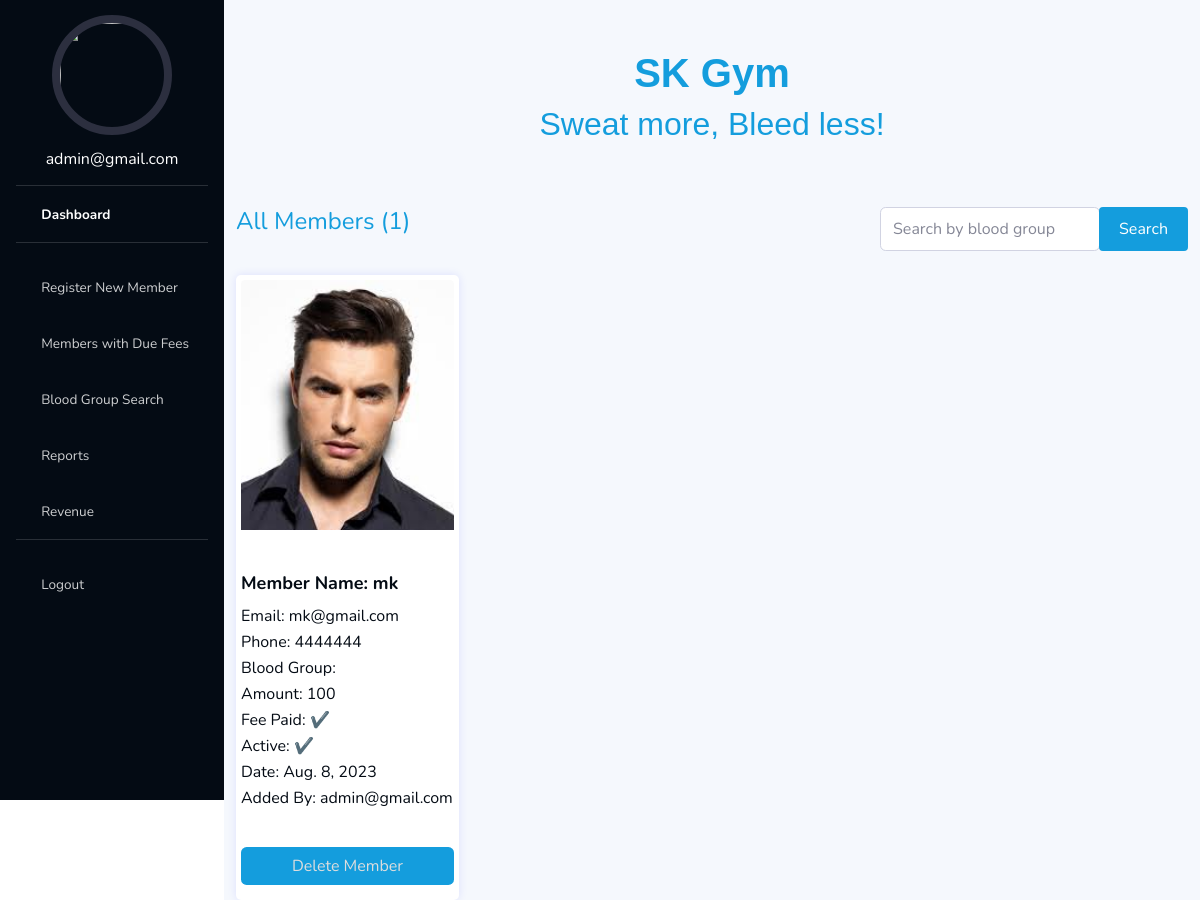
The app's page /bloodGroup/ (signed in) with its own data.
### myauth/models.py (models this page shows, shortened)
class User(AbstractUser):
    username=models.CharField(max_length=50, null=True, blank=True)
    phone=models.CharField(max_length=50, null=True, blank=True)
    email=models.EmailField(unique=True)
    profile_pic=models.ImageField(null=True, blank=True, default='unknown_profile_pic.jpg')
    blood_group=models.CharField(max_length=10, null=True, blank=True)
    due_date=models.DateField(null=True, blank=True)
    created=models.DateField(auto_now_add=True)
    updated=models.DateField(auto_now=True)
    fee_paid_date=models.DateField(null=True, blank=True)
    fee_amount=models.CharField(max_length=10, null=True, blank=True)
    is_active=models.BooleanField(default=False)
    is_fee_paid=models.BooleanField(default=False)
    is_staff=models.BooleanField(default=False)
    added_by = models.ForeignKey('self', on_delete=models.CASCADE, null=True, blank=True, related_name='Member_added_by')
    USERNAME_FIELD='email'
    REQUIRED_FIELDS=[]
    objects = CustomUserManager()

### myauth/views.py (the view)
# urls.py: path('bloodGroup/', bloodGroup, name="bloodGroup"),
@login_required(login_url="loginPage")
def bloodGroup(request):
    query = request.GET.get('query')  # Get the search query from the request
    users = User.objects.filter(is_staff=False)
    if query:
        users = users.filter(
            Q(blood_group__icontains=query)
        )
    paginator = Paginator(users, 8)
    page_number = request.GET.get('page')
    page_obj = paginator.get_page(page_number)
    context={'page_obj':page_obj}
    return render(request, "myauth/bloodGroup.html",context)

### myauth/templates/myauth/bloodGroup.html
{% extends 'main.html' %}
{% load static %}
 {% block content %}
<main class="container px-0">
  {% include 'myauth/hero.html' %}
<br>
<div class="row all-member-cards mx-1 px-2">
    {% include 'myauth/bloodSearchComponent.html' %}
  </div>
  </main>
{% endblock %}

### templates/navbar.html (shortened to what this page needs)
{% load static %}
<ul
  class="navbar-nav bg-gradient-primary sidebar sidebar-dark accordion"
  id="accordionSidebar"
>
  <div class="profile mb-2">
    {% if request.user.profile_pic %}
    <img src="{{ request.user.profile_pic.url }}" alt="" class="img-fluid rounded-circle">
    {% else %}
    <img src="{% static 'images/unknown_profile_pic.jpg' %}" alt="" class="img-fluid rounded-circle">
    {% endif %}
    <h6 class="text-white text-center"><a href="{% url 'home' %}" class="text-white">{{request.user.email}}</a></h6>
  </div>
  <hr class="sidebar-divider my-0" />
  <li class="nav-item active">
    <a class="nav-link" href="{% url 'home' %}">
      <i class="fas fa-fw fa-tachometer-alt"></i>
      <span>Dashboard</span></a
    >
  </li>
  <hr class="sidebar-divider" />
  <li class="nav-item">
    <a class="nav-link" href="{% url 'registerNewUser' %}">
      <i class="fas fa-fw fa-edit"></i>
      <span>Register New Member</span></a
    >
  </li>
  <li class="nav-item">
    <a class="nav-link" href="{% url 'dueMembers' %}">
      <i class="fas fa-fw fa-edit"></i>
      <span>Members with Due Fees</span></a
    >
  </li>
  <li class="nav-item">
    <a class="nav-link" href="{% url 'bloodGroup' %}">
      <i class="fas fa-fw fa-edit"></i>
      <span>Blood Group Search</span></a
    >
  </li>
  <li class="nav-item">
    <a class="nav-link" href="{% url 'reports' %}">
      <i class="fas fa-fw fa-tablet"></i>
      <span>Reports</span></a
    >
  </li>
  {% if request.user.is_superuser %}
  <li class="nav-item">
    <a class="nav-link" href="{% url 'revenue_list' %}">
      <i class="fas fa-fw fa-tablet"></i>
      <span>Revenue</span></a
    >
  </li>
  {% endif %}
  <hr class="sidebar-divider" />
  <li class="nav-item">
    <a class="nav-link" href="{% url 'logoutPage' %}">
      <i class="fas fa-fw fa-circle"></i>
      <span>Logout</span></a
    >
  </li>
</ul>

### myauth/templates/myauth/bloodSearchComponent.html (shortened to what this page needs)
{% load static %}
<div class="panel panel-default">
  <div class="panel-body">
    <form method="get" action="{% url 'bloodGroup' %}" class="search-form">
      <div class="panel-body text-center">
        <h4 style="color: #149ddd">All Members ({{ page_obj.paginator.count }})</h4>
      </div>
      <div class="input-group-custom">
        <input
          type="text"
          name="query"
          placeholder="Search by blood group"
          class="form-control"
        />
        <div class="input-group-append">
          <button type="submit" class="btn btn-primary">Search</button>
        </div>
      </div>
    </form>
  </div>
</div>
<br />
<div class="grid-container">
  {% for member in page_obj %}
  <div class="member-card" onclick="window.location.href='{% url 'edit_member' member.id %}'">
    {% if member.profile_pic %}
    <img src="{{ member.profile_pic.url }}"  class="card-img-top member-card-image"  alt="Profile Picture"/>
    {% else %}
    <img src="{% static 'images/unknown_profile_pic.jpg' %}"  class="card-img-top member-card-image"  alt="Profile Picture"/>
    {% endif %}
    <div class="member-details" >
      <h5 class="member-name">Member Name: {{ member.username }}</h5>
      <p class="member-email">Email: {{ member.email }}</p>
      <p class="member-phone">Phone: {{ member.phone }}</p>
      <p class="member-phone">Blood Group: {{ member.blood_group }}</p>
      <p class="member-amount">Amount: {{ member.fee_amount }}</p>
      <p class="member-fee">Fee Paid: {% if member.is_fee_paid %}&#10004;{% else %}&#10006;{% endif %}</p>
      <p class="member-active">Active: {% if member.is_active %}&#10004;{% else %}&#10006;{% endif %}</p>
      <p class="member-date">Date: {{ member.due_date }}</p>
      <p class="member-addedby">Added By: {{ member.added_by.email }}</p>
      <a
        class="btn delete-btn btn-user btn-block"
        href="{% url 'deleteMember' member.id %}"
        >Delete Member</a
      >
    </div>
  </div>
  {% endfor %}
</div>

### static/css/styles.css (style rules this page uses)
.container { max-width: 100% !important; }
.grid-container { display: grid; grid-template-columns: repeat(4, 1fr); grid-gap: 20px; }
.all-member-cards { flex-direction: column; }
.member-card { background-color: #f2f2f2; padding: 5px !important; border-radius: 5px; box-shadow: 0 0 10px rgba(0, 0, 255, 0.1); cursor: pointer; }
.member-card p { margin-bottom: 0; }
.member-card-image { height: 250px !important; object-fit: cover !important; }
.member-card { display: flex; flex-direction: column; height: 100%; background-color: white !important; color: #040b14 !important; }
.member-details { flex-grow: 1; margin-bottom: 10px; display: flex; flex-direction: column; justify-content: space-between; cursor: pointer !important; }
.search-form { display: flex; justify-content: space-between; }
.input-group-custom { display: flex; }
.form-control { height: 100% !important; }
button[type="submit"] { background-color: #149ddd; color: white; border: none; padding: 10px 20px; border-radius: 4px; }
#accordionSidebar { position: fixed; background: #040b14; }
main { background: #f5f8fd; margin-left: 14rem !important; }
.delete-btn { background-color: #149ddd !important; color: #ddd !important; }

### templates/navbar.html (style rules this page uses)
.profile img { margin: 15px auto; display: block; width: 120px; border: 8px solid #2c2f3f; object-fit: cover; }
.img-fluid { max-width: 100%; height: 120px; }

### records on screen
User: user.email "admin@gmail.com"
User: profile_pic (picture), username "mk", email "mk@gmail.com", phone "4444444", fee_amount "100", due_date "Aug. 8, 2023", added_by.email "admin@gmail.com"

### other values on screen
{{ page_obj.paginator.count }} "1"
